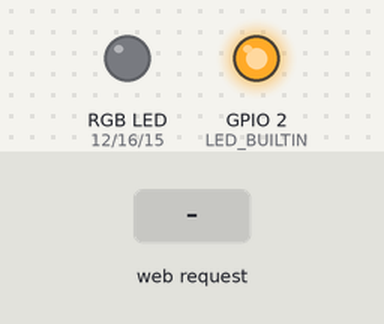
Bench run of a sketch on a simulated ESP8266 (NodeMCU). On the bench: an RGB LED mixed from three pins (HIGH = lit), output pins drawn as LEDs (lit = HIGH, except the on-board LED, lit = LOW). Dashed ring = blinking. The inputs (shaded band) are chosen by the test bench. Dim RGB values are drawn brighter than linear; WiFi joins after 1.5 s; servers stay silent unless stated; what the sketch prints to the serial monitor is not drawn.

Above: at 3.9 s.
4.0 s: HTTP request GET /langzaam received
At 5.4 s:
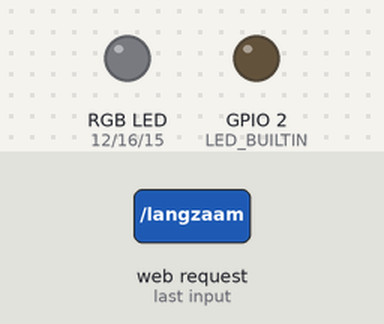
6.4 s: HTTP request GET /langzaam?r=1 received
At 8.1 s:
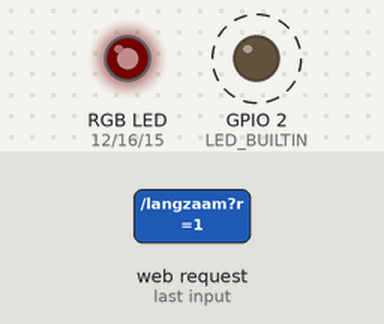
8.7 s: HTTP request GET /langzaam?r=120 received
At 10.1 s:
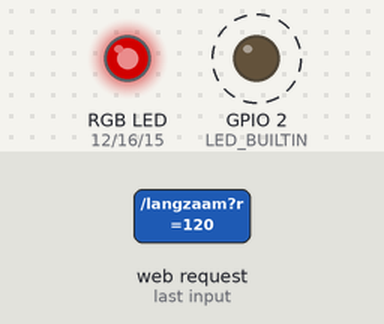
11.1 s: HTTP request GET /langzaam?g=1 received
At 12.9 s:
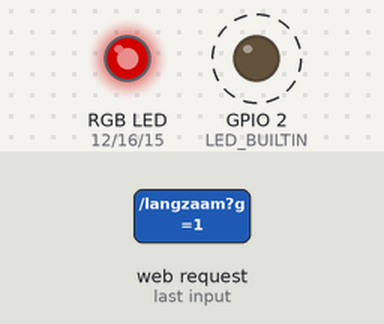
13.4 s: HTTP request GET /direct received
At 14.2 s:
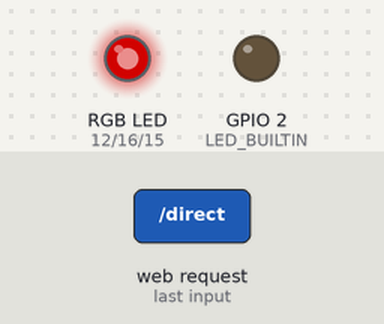
14.9 s: HTTP request GET /langzaam?r=0 received
At 15.36 s:
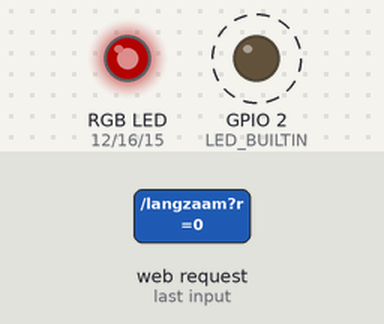
Timing chart, 0 to 17.9 s (numbered marks = the images above; inputs shaded):
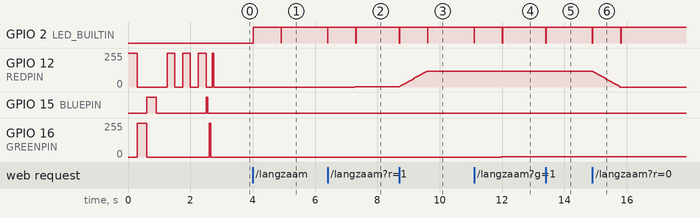

Measured:
- after the input at 4.0 s, GPIO 2 (LED_BUILTIN): LOW → HIGH at once, → LOW 0.90 s later, → HIGH 0.01 s later
- after the input at 6.4 s, GPIO 2 (LED_BUILTIN): alternates HIGH for 0.90 s and LOW for 0.01 s, starting at once; GPIO 12 (REDPIN): 0/255 → 1/255 after 0.88 s
- after the input at 8.7 s, GPIO 2 (LED_BUILTIN): alternates HIGH for 0.90 s and LOW for 0.01 s, starting at once; GPIO 12 (REDPIN): moves from 1/255 to 120/255 over 0.87 s, starting at once
- after the input at 11.1 s, GPIO 2 (LED_BUILTIN): alternates HIGH for 0.90 s and LOW for 0.01 s, starting at once; GPIO 16 (GREENPIN): 0/255 → 1/255 after 0.88 s
- after the input at 13.4 s, GPIO 2 (LED_BUILTIN): HIGH → LOW at once, → HIGH 0.02 s later
- after the input at 14.9 s, GPIO 2 (LED_BUILTIN): alternates HIGH for 0.90 s and LOW for 0.01 s, 4 changes in all, then stays HIGH, starting at once; GPIO 12 (REDPIN): moves from 120/255 to 0/255 over 0.87 s, starting at once

The sketch:

ledstrip.ino
```cpp
#include <ESP8266WiFi.h>
#include <ESP8266WebServer.h>

const char* ssid      = "olmani";
const char* password  = "Irisistop7!";

ESP8266WebServer server(80);

const int REDPIN = 12; // D6
const int BLUEPIN = 15; // D8 (was 13(D7))
const int GREENPIN = 16; // D0 (was 14(D5))

// rgb variables
int r = 0;
int g = 0;
int b = 0;

void setup(){
  // change PWM range
  analogWriteRange(255);

  // set pin modes
  pinMode(REDPIN, OUTPUT);
  pinMode(GREENPIN, OUTPUT);
  pinMode(BLUEPIN, OUTPUT);
  pinMode(LED_BUILTIN, OUTPUT);

  // test
  digitalWrite(REDPIN, HIGH);
  delay(300);
  digitalWrite(REDPIN, LOW);
  digitalWrite(GREENPIN, HIGH);
  delay(300);
  digitalWrite(GREENPIN, LOW);
  digitalWrite(BLUEPIN, HIGH);
  delay(300);
  digitalWrite(BLUEPIN, LOW);

  // begin serial
  Serial.begin(115200);
  delay(100);

  // connect to WiFi
  Serial.println();
  Serial.println();
  Serial.print("Connecting to ");
  Serial.println(ssid);

  WiFi.begin(ssid, password);

  while (WiFi.status() != WL_CONNECTED) {
    delay(250);
    Serial.print(".");
    digitalWrite(REDPIN, HIGH);
    delay(250);
    digitalWrite(REDPIN, LOW);
  }

  // connected
  digitalWrite(BLUEPIN, HIGH);
  delay(50);
  digitalWrite(BLUEPIN, LOW);
  delay(50);
  digitalWrite(GREENPIN, HIGH);
  delay(50);
  digitalWrite(GREENPIN, LOW);
  delay(50);
  digitalWrite(REDPIN, HIGH);
  delay(50);
  digitalWrite(REDPIN, LOW);

  Serial.println("");
  Serial.println("WiFi connected");
  Serial.println("IP address: ");
  Serial.println(WiFi.localIP());

  // pagina
  server.on("/langzaam", langzaam);
  server.on("/direct", direct);
  server.on("/", pickColor);

  // Start the server
  server.begin();
  Serial.println("Server started");

}


void loop() {

  server.handleClient();

}

void langzaam() {

  digitalWrite(LED_BUILTIN, LOW);
  delay(10);
  digitalWrite(LED_BUILTIN, HIGH);

  int r2 = 0;
  int g2 = 0;
  int b2 = 0;

  if (server.arg("r") != ""){
    r2 = server.arg("r").toInt();
  } else {
    r2 = r;
  }

  if (server.arg("g") != ""){
    g2 = server.arg("g").toInt();
  } else {
    g2 = g;
  }

  if (server.arg("b") != ""){
    b2 = server.arg("b").toInt();
  } else {
    b2 = b;
  }

  server.send(200, "text/plain", "Verwerkt");

  fade(r2,g2,b2);

  digitalWrite(LED_BUILTIN, LOW);
  delay(10);
  digitalWrite(LED_BUILTIN, HIGH);

}

void direct() {

  digitalWrite(LED_BUILTIN, LOW);
  delay(10);
  digitalWrite(LED_BUILTIN, HIGH);

  if (server.arg("r") != ""){
    r = server.arg("r").toInt();
    analogWrite(REDPIN, r);
  }

  if (server.arg("g") != ""){
    g = server.arg("g").toInt();
    analogWrite(GREENPIN, g);
  }

  if (server.arg("b") != ""){
    b = server.arg("b").toInt();
    analogWrite(BLUEPIN, b);
  }

  server.send(200, "text/plain", "Verwerkt");

  digitalWrite(LED_BUILTIN, LOW);
  delay(10);
  digitalWrite(LED_BUILTIN, HIGH);

}

void pickColor() {

  String html ="<!DOCTYPE html> <html> <head> <title>Led strip</title> <meta charset=\"utf-8\"> <meta http-equiv=\"X-UA-Compatible\" content=\"IE=edge\"> <meta name=\"viewport\" content=\"width=device-width, initial-scale=1\"> <style> body{ background-color: rgb(0,0,0); text-align: center; padding: 40px 0 0 0; } fieldset{ border: none; } output{ display: inline-block; min-width: 2.5em; } label, output{ padding: 2px 9px; border-radius: 3px; font-family: 'Roboto', sans-serif; color: #000; font-size: 1.1em; } label[for=r], output[for=r]{ background-color: #f00; } label[for=g], output[for=g]{ background-color: #0f0; } label[for=b], output[for=b]{ background-color: #00f; } #hex{ min-width: 4.5em; font-size: 3em; background: rgba(255,255,255,.3); } button { padding: 12px 60px; margin: 4px 2px; }\" </style> </head> <body> <fieldset> <label for=\"r\">R</label> <input type=\"range\" min=\"0\" max=\"255\" id=\"r\" step=\"1\" value=\"0\"> <output for=\"r\" id=\"r_out\">0</output> </fieldset> <fieldset> <label for=\"g\">G</label> <input type=\"range\" min=\"0\" max=\"255\" id=\"g\" step=\"1\" value=\"0\"> <output for=\"g\" id=\"g_out\">0</output> </fieldset> <fieldset> <label for=\"b\">B</label> <input type=\"range\" min=\"0\" max=\"255\" id=\"b\" step=\"1\" value=\"0\"> <output for=\"b\" id=\"b_out\">0</output> </fieldset> <output id=\"hex\">#000000</output> <div><button onClick=\"change(0,0,0)\" style=\"background-color:rgb(0,0,0)\"></button></div> <div><button onClick=\"change(255,255,255)\" style=\"background-color:rgb(255,255,255)\"></button></div> <div><button onClick=\"change(255,172,68)\" style=\"background-color:rgb(255,172,68)\"></button></div> <div><button onClick=\"change(255,44,0)\" style=\"background-color:rgb(255,44,0)\"></button></div> <div><button onClick=\"change(255,0,0)\" style=\"background-color:rgb(255,0,0)\"></button></div> <div><button onClick=\"change(0,255,0)\" style=\"background-color:rgb(0,255,0)\"></button></div> <div><button onClick=\"change(0,0,255)\" style=\"background-color:rgb(0,0,255)\"></button></div> <script> var body = document.body, r = document.querySelector('#r'), g = document.querySelector('#g'), b = document.querySelector('#b'), r_out = document.querySelector('#r_out'), g_out = document.querySelector('#g_out'), b_out = document.querySelector('#b_out'), hex_out = document.querySelector('#hex'); function setColor(){ var r_hex = parseInt(r.value, 10).toString(16), g_hex = parseInt(g.value, 10).toString(16), b_hex = parseInt(b.value, 10).toString(16), hex = \"#\" + pad(r_hex) + pad(g_hex) + pad(b_hex); body.style.backgroundColor = hex; hex_out.value = hex; } function pad(n){ return (n.length<2) ? \"0\"+n : n; } function change(r,g,b) { r_out.value = r; document.getElementById(\"r\").value = r; g_out.value = g; document.getElementById(\"g\").value = g; b_out.value = b; document.getElementById(\"b\").value = b; setColor(); var xmlHttp = new XMLHttpRequest(); xmlHttp.open( \"GET\", \"http://192.168.178.66/langzaam?r=\" + r + \"&g=\" + g + \"&b=\" + b, true ); xmlHttp.send( null ); } r.addEventListener('change', function() { setColor(); r_out.value = r.value; var xmlHttp = new XMLHttpRequest(); xmlHttp.open( \"GET\", \"http://192.168.178.66/langzaam?r=\" + r.value, true ); xmlHttp.send( null ); }, false); r.addEventListener('input', function() { setColor(); r_out.value = r.value; }, false); g.addEventListener('change', function() { setColor(); g_out.value = g.value; var xmlHttp = new XMLHttpRequest(); xmlHttp.open( \"GET\", \"http://192.168.178.66/langzaam?g=\" + g.value, true ); xmlHttp.send( null ); }, false); g.addEventListener('input', function() { setColor(); g_out.value = g.value; }, false); b.addEventListener('change', function() { setColor(); b_out.value = b.value; var xmlHttp = new XMLHttpRequest(); xmlHttp.open( \"GET\", \"http://192.168.178.66/langzaam?b=\" + b.value, true ); xmlHttp.send( null ); }, false); b.addEventListener('input', function() { setColor(); b_out.value = b.value; }, false); </script> </body> </html>";

  server.send(200, "text/html", html);

  digitalWrite(LED_BUILTIN, LOW);
  delay(30);
  digitalWrite(LED_BUILTIN, HIGH);

}

void fade(int r2, int g2, int b2) {
  double steps = 30.0;
  double r_step = ((double)(r2-r))/steps;
  double g_step = ((double)(g2-g))/steps;
  double b_step = ((double)(b2-b))/steps;

  for (int i=1; i<=steps; i++) {
    analogWrite(REDPIN, (int)(r+r_step*i));
    analogWrite(GREENPIN, (int)(g+g_step*i));
    analogWrite(BLUEPIN, (int)(b+b_step*i));
    delay(30);
  }

  r = r2;
  g = g2;
  b = b2;

}
```
